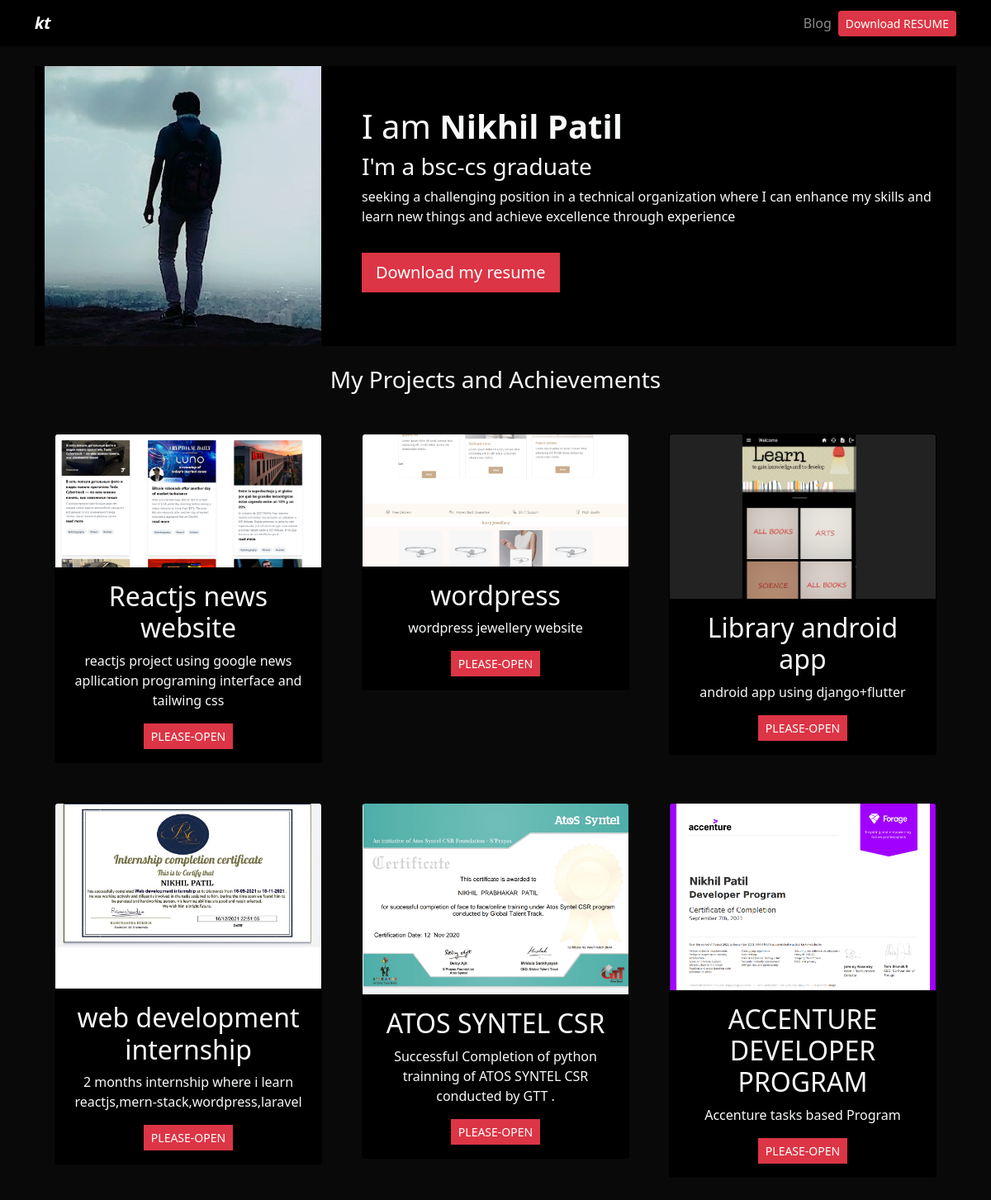
The page / on the database its author committed.
### portfolio/models.py (models this page shows, shortened)
class Project(models.Model):
    title = CharField(max_length=100)
    description = CharField(max_length=250)
    image = ImageField(upload_to="portfolio/images")
    url = URLField(blank=True)
    date = DateField(default=date.today)

### portfolio/views.py (the view)
# urls.py: 2. Add a URL to urlpatterns:  path('', views.home, name='home')
def home(request):
    projects = Project.objects.all()
    return render(request, "home.html", {"projects": projects})

### portfolio/templates/home.html (shortened to what this page needs)
{% extends 'layout.html' %}
{% block content %}
{% load static %}
<header class="row bg-black">
  <div class="col-md-4">
    <img src="{% static 'portfolio/profile.jpg' %}" />
  </div>
  <div class="col-md-8 my-auto p-4">
    <h1>I am <strong>Nikhil Patil</strong></h1>
    <h3>I'm a bsc-cs graduate</h3>
    <p>seeking a challenging position in a technical organization where I can enhance my skills and
      learn new things and achieve excellence through experience</p>
    <a class="btn btn-danger btn-lg rounded-0 my-3" href="{% static 'portfolio/cv.pdf' %}">Download my resume</a>
  </div>
</header>
<div class="row my-4 text-center">
  <h3>My Projects and Achievements</h3>
  {% for project in projects %}
  <div class="col-md-4 p-4">
    <div class="card bg-black card-project">
      <img src="{{project.image.url }}" class="card-img-top" />
      <div class="card-body">
        <h2>{{ project.title }}</h2>
        <p>{{ project.description }}</p>
        {% if project.url %}
        <a href="{{project.url}}" class="btn btn-danger rounded-0 btn-sm" target="__blank" rel="noreferrer">PLEASE-OPEN</a>
        {% endif %}
      </div>
    </div>
  </div>
  {% endfor %}
</div>
{% endblock %}

### portfolio/static/main.css (style rules this page uses)
body { background: #090909; }
.bg-black { background: #000; }

### rows shown on the page
Project: image (picture), title "Reactjs news website", description "reactjs project using google news apllication programing interface and tailwing css"
Project: image (picture), title "wordpress", description "wordpress jewellery website"
Project: image (picture), title "Library android app", description "android app using django+flutter"
Project: image (picture), title "web development internship", description "2 months internship where i learn reactjs,mern-stack,wordpress,laravel"
Project: image (picture), title "ATOS SYNTEL CSR", description "Successful Completion of python trainning of ATOS SYNTEL CSR conducted by GTT ."
Project: image (picture), title "ACCENTURE DEVELOPER PROGRAM", description "Accenture tasks based Program"
